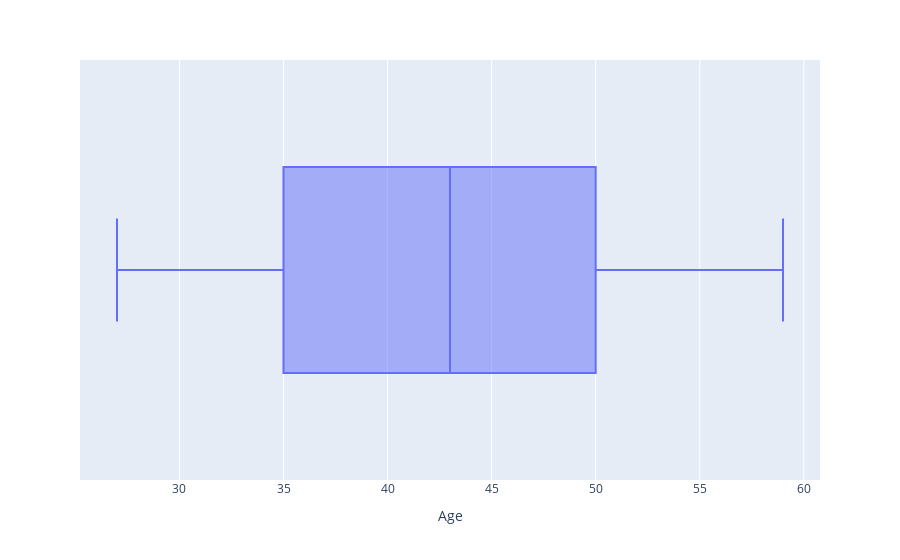

Notebook code for this chart:
### Code cell
px.box(df, x='Age')

### Figure 1 — Plotly figure (JSON) as saved in the notebook; plotly's stock layout.template omitted (floating-point values rounded to 4 significant figures; data arrays with more than 128 entries replaced by an {"elided": "..."} marker saying what was removed)
{"data": [{"alignmentgroup": "True", "hovertemplate": "Age=%{x}<extra></extra>", "legendgroup": "", "marker": {"color": "#636efa"}, "name": "", "notched": false, "offsetgroup": "", "orientation": "h", "showlegend": false, "type": "box", "x": {"elided": "374 int values"}, "x0": " ", "xaxis": "x", "y0": " ", "yaxis": "y"}], "layout": {"boxmode": "group", "legend": {"tracegroupgap": 0}, "margin": {"t": 60}, "xaxis": {"anchor": "y", "domain": [0, 1], "title": {"text": "Age"}}, "yaxis": {"anchor": "x", "domain": [0, 1]}}}
